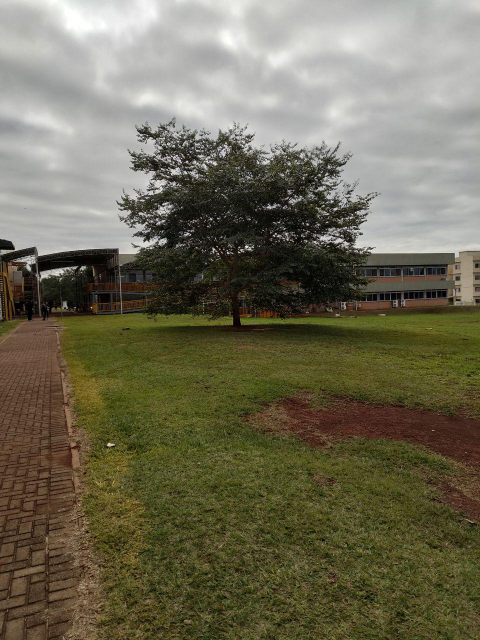
%> input picture proj_5 ImageMosaicing/data/utf/1 1.jpg, 960 x 1280 px (shown at 1/2 size); its folder holds only this picture in this run
$ octave proj5.m   (GNU Octave 9; MATLAB toolbox functions it lacks are replaced by stand-ins)
%> lines starting %> are read from the running program, lines starting %| are printed output that depends on the picture
### proj_5 ImageMosaicing/code/mymosaic.m
function img_mosaic = mymosaic(img_input, randOrder, verbose)
%> called with randOrder = false, verbose = true
% MOSIACING stitches two images into one

% INPUT
% img_input  = cell array of color images (HxWx3 uint8 values in [0,255])
% randOrder  = flag whether original images in random order

% OUTPUT
% img_mosaic =output mosaic HxWx3 array of uint8 values in the range [0,255]

% Handle inputs
if nargin < 2
    randOrder = false;
end
if nargin < 3
    verbose = false;
end

% Initialize
imgNum       = numel(img_input);
%> imgNum = 1
centerImgIdx = ceil(imgNum / 2);
%> centerImgIdx = 1

if verbose
    p = mfilename('fullpath');
    funcDir = fileparts(p);
    outputDir = fullfile(funcDir, '/results');
end

% Resort the image order if they are in random order
if randOrder
    img_input = sort_images(img_input);
end

% Start stitching from the center
img_mosaic = img_input{centerImgIdx};
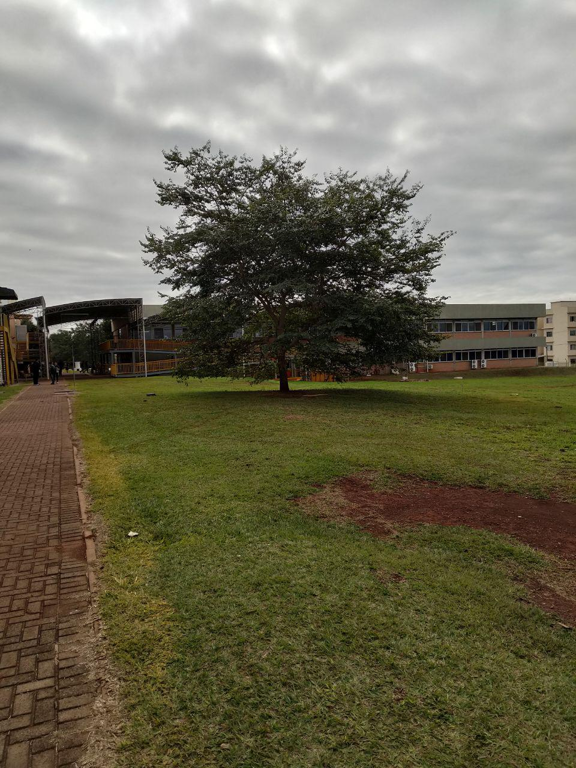
%> img_mosaic: size 768x576x3 uint8; mean R, G, B 110.9, 106.7, 85.9

for i = 1 : imgNum
    if i <= centerImgIdx - 1
        img_mosaic = mosaicing(img_mosaic, img_input{centerImgIdx - i}, i);
        fprintf('Processing image %d ... \n', centerImgIdx - i);
    elseif i > centerImgIdx
        img_mosaic = mosaicing(img_mosaic, img_input{i}, i);
        fprintf('Processing image %d ... \n', i);
    else
        continue;
    end
    if verbose
        h = figure(2);
        imagesc(img_mosaic); axis image off;
        title(sprintf('Mosaiced Image in iteration %d', i));
        fileString = fullfile(outputDir, ['stitched', num2str(i,'%02d')]);
%         fig_save(h, fileString, 'png');
    end
end
%> this loop made 1 pass

end

### proj_5 ImageMosaicing/code/proj5.m


% addpath /home/frankhelbert/Downloads/vlfeat-0.9.21/toolbox
run('../../vlfeat-0.9.20/toolbox/vl_setup');

% Clear up
clc;
close all;

% Parameters
randFlag = false;        % Whether images in random order
verbose  = true;         % Whether show stitching details

% [4 lines of commented-out code are left out]
dataset = "utf";

% Path
p         = mfilename('fullpath');
scriptDir = fileparts(p);

rootDir = fileparts(scriptDir);
inputDir  = fullfile(rootDir, 'data/', dataset);
inputFile = fullfile(inputDir, 'images.mat');
outputDir = fullfile(rootDir, 'results/');

% Load Images
if ~exist(inputFile, 'file')
    cd(inputDir);
    imgInfo = dir();
    imgInfo([imgInfo.isdir]) = [];
    imgNum  = numel(imgInfo);
    images  = cell(imgNum, 1);
    for i = 1 : imgNum
        images{i} = imread(imgInfo(i).name);
         images{i} = imresize(images{i}, 3/5); % uncommend and change the following lines to produce adequate inputs
%         images{i} = imrotate(images{i}, -90);
%         images{i} = flipdim(images{i}, 2);
%         images{i} = flipdim(images{i}, 1);
    end
    cd(scriptDir);
    save(inputFile, 'images');
else
    load(inputFile);
end

% Mosaicing
imgMosaic = mymosaic(images, randFlag, verbose);
h = figure(3);
imshow(imgMosaic); axis image off;
title('Final Result of Mosaic');
% fig_save(h, fullfile(outputDir,'Mosaic'), 'png');
imwrite(imgMosaic, fullfile(outputDir,'Mosaic.png'), 'png');

$ run again, on proj_5 ImageMosaicing/data/utf/3.jpg
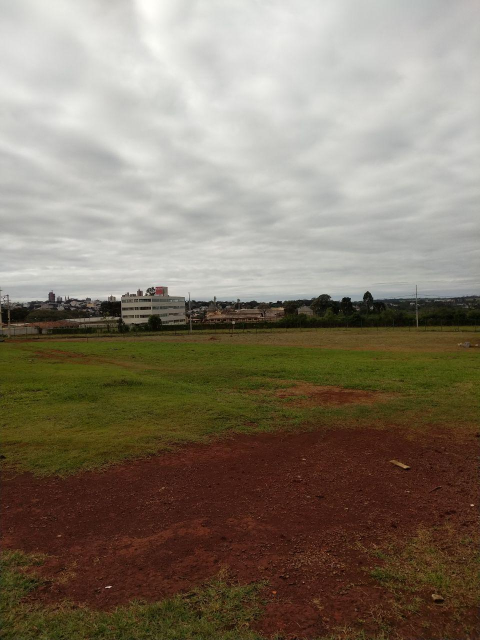
%> input picture proj_5 ImageMosaicing/data/utf/3.jpg, 960 x 1280 px (shown at 1/2 size)
%> imgNum = 1
%> in mymosaic, `img_mosaic = img_input{centerImgIdx};`:
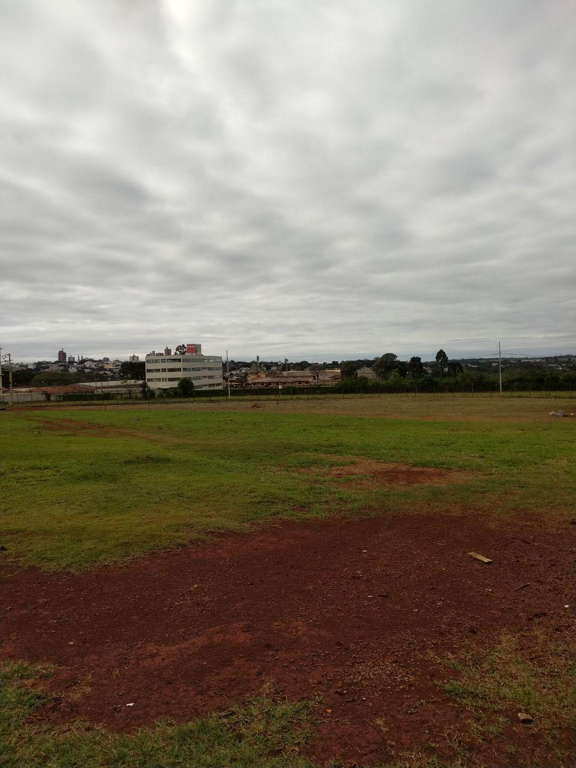
%> img_mosaic: size 768x576x3 uint8; mean R, G, B 131.4, 120.8, 105.3
%> the loop in mymosaic, `for i = 1 : imgNum` made 1 pass

$ run again, on proj_5 ImageMosaicing/data/utf/4.jpg
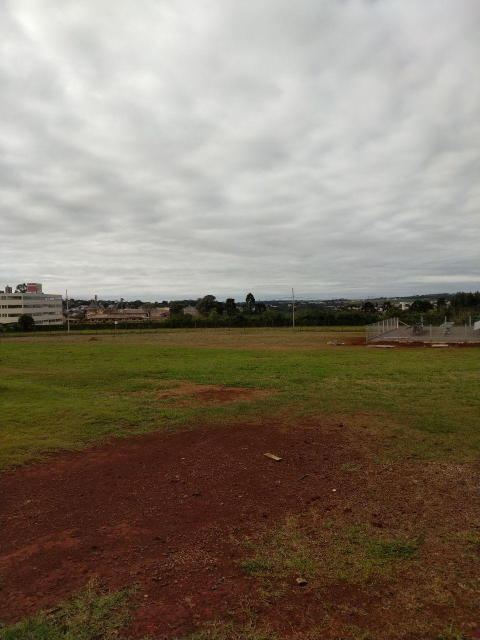
%> input picture proj_5 ImageMosaicing/data/utf/4.jpg, 960 x 1280 px (shown at 1/2 size)
%> imgNum = 1
%> in mymosaic, `img_mosaic = img_input{centerImgIdx};`:
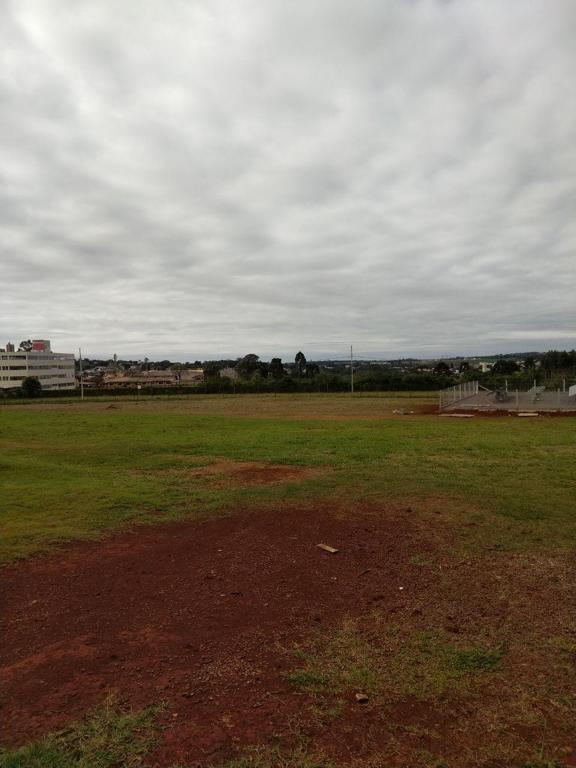
%> img_mosaic: size 768x576x3 uint8; mean R, G, B 131.8, 120.6, 105.5
%> the loop in mymosaic, `for i = 1 : imgNum` made 1 pass

$ run again, on proj_5 ImageMosaicing/data/utf/5.jpg
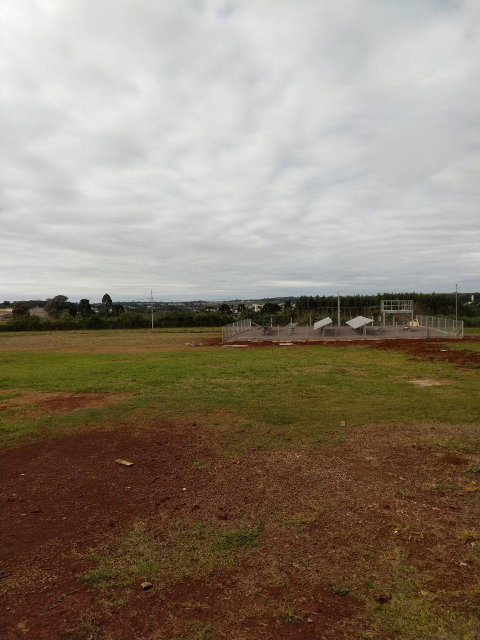
%> input picture proj_5 ImageMosaicing/data/utf/5.jpg, 960 x 1280 px (shown at 1/2 size)
%> imgNum = 1
%> in mymosaic, `img_mosaic = img_input{centerImgIdx};`:
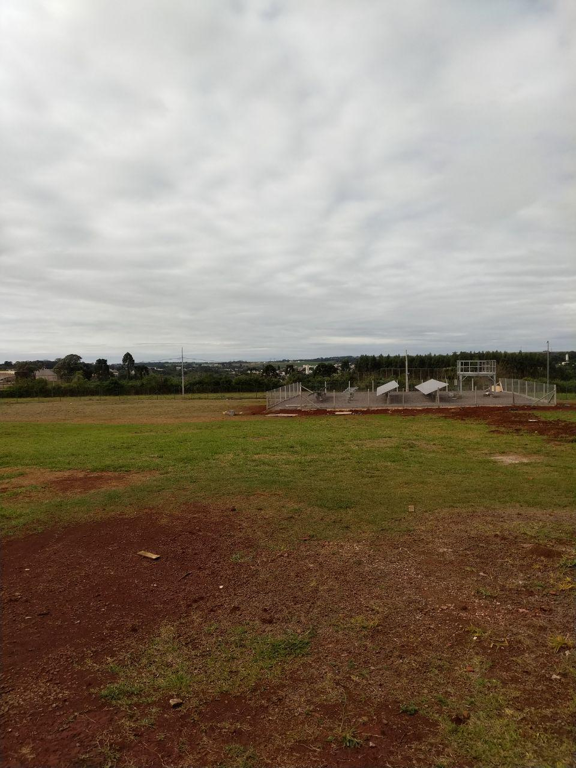
%> img_mosaic: size 768x576x3 uint8; mean R, G, B 139.8, 127.8, 112.2
%> the loop in mymosaic, `for i = 1 : imgNum` made 1 pass

$ run again, on proj_5 ImageMosaicing/data/utf/1 5.jpg
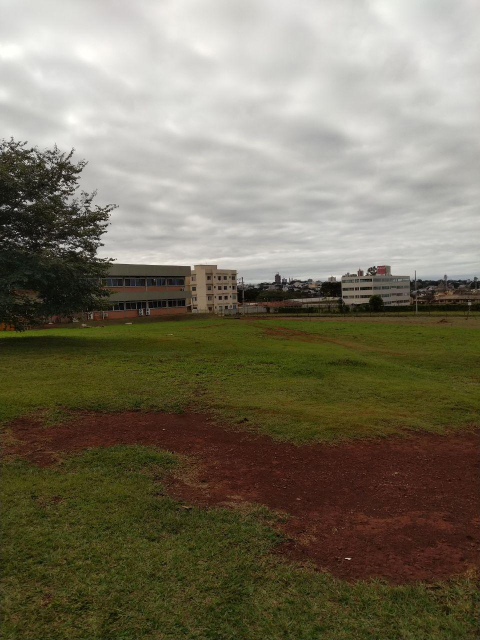
%> input picture proj_5 ImageMosaicing/data/utf/1 5.jpg, 960 x 1280 px (shown at 1/2 size)
%> imgNum = 1
%> in mymosaic, `img_mosaic = img_input{centerImgIdx};`:
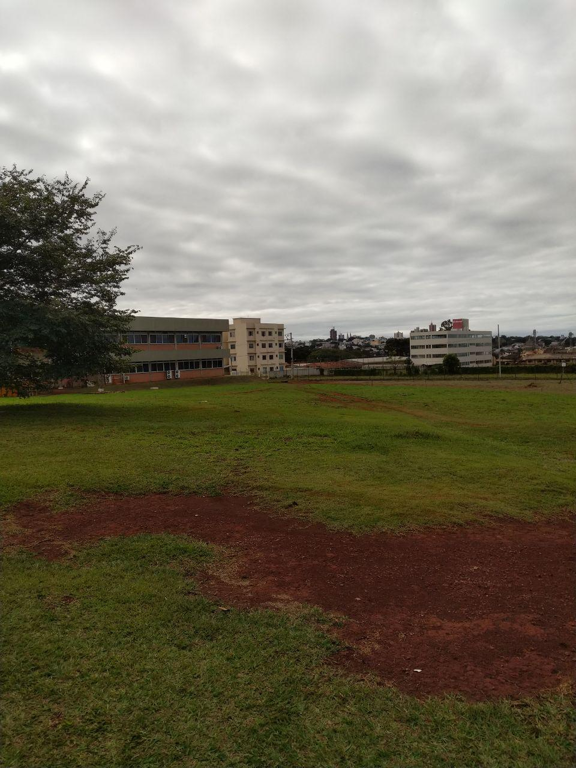
%> img_mosaic: size 768x576x3 uint8; mean R, G, B 119.6, 113.6, 94.8
%> the loop in mymosaic, `for i = 1 : imgNum` made 1 pass
